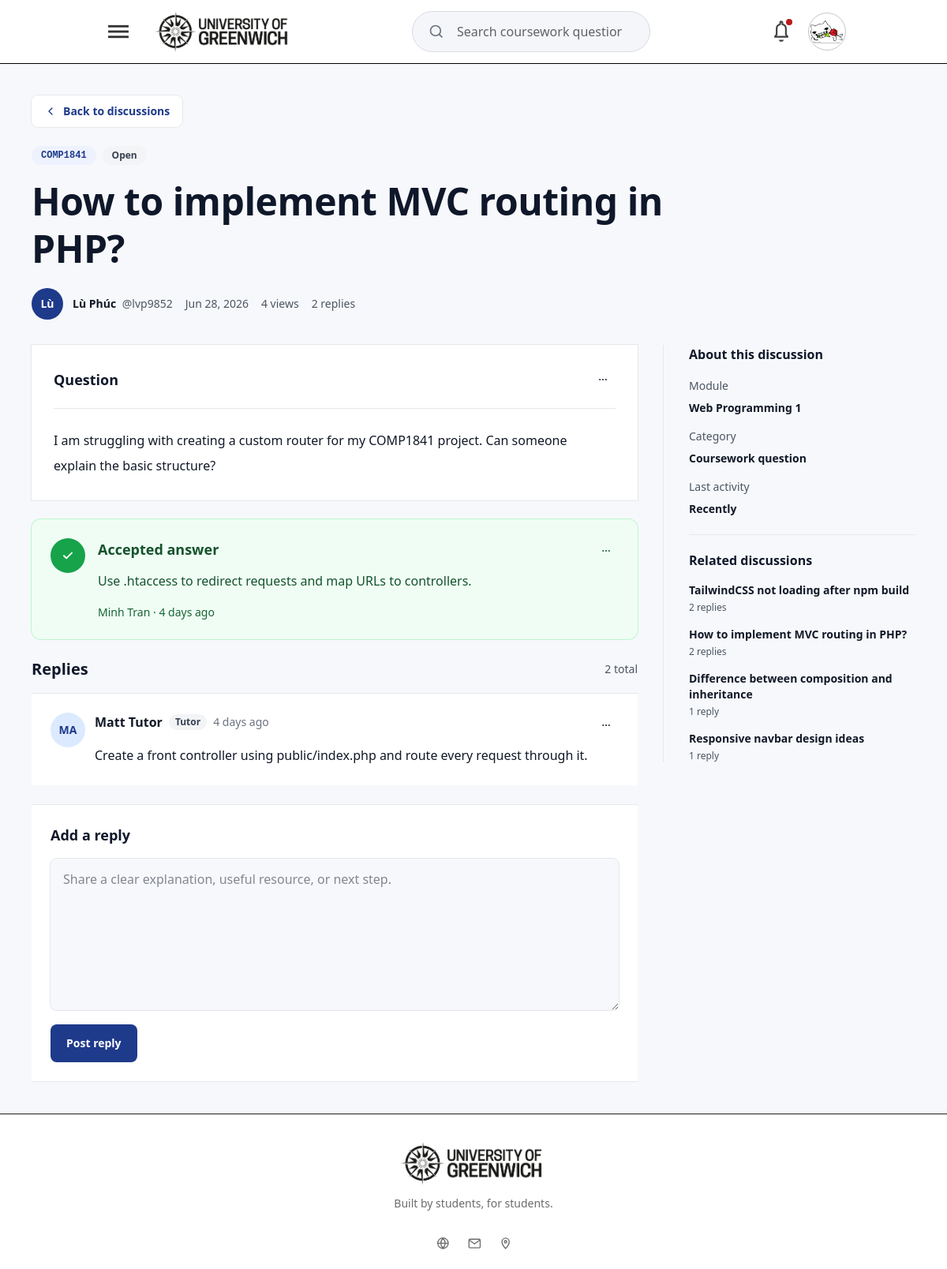
/discussions/how-to-implement-mvc-routing-in-php (signed in), run on the app's committed database.
### tables this page shows
CREATE TABLE `posts` (
  `id` int(11) NOT NULL AUTO_INCREMENT,
  `title` varchar(255) NOT NULL,
  `slug` varchar(255) DEFAULT NULL,
  `content` text NOT NULL,
  `status` enum('open','solved') DEFAULT 'open',
  `user_id` int(11) NOT NULL,
  `module_id` int(11) NOT NULL,
  `created_at` timestamp NOT NULL DEFAULT current_timestamp(),
  `updated_at` timestamp NULL DEFAULT NULL,
  `deleted_at` timestamp NULL DEFAULT NULL,
  PRIMARY KEY (`id`),
  UNIQUE KEY `slug` (`slug`),
  KEY `fk_posts_user` (`user_id`),
  KEY `fk_posts_module` (`module_id`),
  CONSTRAINT `fk_posts_module` FOREIGN KEY (`module_id`) REFERENCES `modules` (`id`) ON DELETE CASCADE,
  CONSTRAINT `fk_posts_user` FOREIGN KEY (`user_id`) REFERENCES `users` (`id`) ON DELETE CASCADE
);

CREATE TABLE `modules` (
  `id` int(11) NOT NULL AUTO_INCREMENT,
  `module_code` varchar(20) NOT NULL,
  `module_name` varchar(150) NOT NULL,
  `description` text DEFAULT NULL,
  `created_at` timestamp NOT NULL DEFAULT current_timestamp(),
  `updated_at` timestamp NULL DEFAULT NULL,
  PRIMARY KEY (`id`),
  UNIQUE KEY `module_code` (`module_code`)
);

CREATE TABLE `replies` (
  `id` int(11) NOT NULL AUTO_INCREMENT,
  `post_id` int(11) NOT NULL,
  `user_id` int(11) NOT NULL,
  `content` text NOT NULL,
  `is_accepted` tinyint(1) DEFAULT 0,
  `created_at` timestamp NOT NULL DEFAULT current_timestamp(),
  `updated_at` timestamp NULL DEFAULT NULL,
  `deleted_at` timestamp NULL DEFAULT NULL,
  PRIMARY KEY (`id`),
  KEY `fk_replies_post` (`post_id`),
  KEY `fk_replies_user` (`user_id`),
  CONSTRAINT `fk_replies_post` FOREIGN KEY (`post_id`) REFERENCES `posts` (`id`) ON DELETE CASCADE,
  CONSTRAINT `fk_replies_user` FOREIGN KEY (`user_id`) REFERENCES `users` (`id`) ON DELETE CASCADE
);

### app/Views/discussions/show.php (the view, shortened to what the rows shown need)
<?php
$discussion = $discussion ?? [];
$replies = $replies ?? [];
$relatedDiscussions = $relatedDiscussions ?? [];
$statusTone = (string) ($discussion['status_tone'] ?? 'neutral');
$replyCount = (int) ($discussion['replies'] ?? count($replies));
$isLoggedIn = $isLoggedIn ?? false;
$acceptedReply = null;
$threadReplies = [];
foreach ($replies as $reply) {
    if (!empty($reply['is_accepted']) && $acceptedReply === null) {
        $acceptedReply = $reply;
        continue;
    }
    $threadReplies[] = $reply;
}
?>
<section
    class="box-border min-h-screen bg-[#F7F8FB] px-4 py-8 font-sans text-[#111827] sm:px-6 lg:px-10 lg:py-10">
    <div class="mx-auto flex max-w-[1180px] flex-col gap-8">
        <header class="max-w-4xl">
            <a href="<?= htmlspecialchars((string) ($discussion['back_url'] ?? BASE_URL . '/discussions'), ENT_QUOTES, 'UTF-8') ?>"
                class="inline-flex min-h-10 items-center gap-2 rounded-lg bg-white px-4 text-sm font-semibold text-[#1E3A8A] ring-1 ring-[#E5E7EB] transition duration-200 hover:bg-[#EEF2FF] focus-visible:outline-2 focus-visible:outline-offset-2 focus-visible:outline-[#1E3A8A]">
                <svg viewBox="0 0 20 20" class="size-4 shrink-0" fill="none" aria-hidden="true">
                    <path d="M12.5 5 7.5 10l5 5" stroke="currentColor" stroke-width="1.7" stroke-linecap="round"
                        stroke-linejoin="round" />
                </svg>
                Back to discussions
            </a>
            <div class="mt-6 flex flex-wrap gap-2">
                <a href="<?= htmlspecialchars((string) ($discussion['module_url'] ?? BASE_URL . '/discussions'), ENT_QUOTES, 'UTF-8') ?>"
                    class="inline-flex max-w-full items-center rounded-full bg-[#EEF2FF] px-3 py-1 font-mono text-xs font-semibold text-[#1E3A8A] transition duration-200 hover:bg-[#DBEAFE] focus-visible:outline-2 focus-visible:outline-offset-2 focus-visible:outline-[#1E3A8A]">
                    <span
                        class="truncate"><?= htmlspecialchars((string) ($discussion['module'] ?? 'MODULE'), ENT_QUOTES, 'UTF-8') ?></span>
                </a>
                <span
                    class="inline-flex items-center gap-1 rounded-full px-3 py-1 text-xs font-semibold <?= $statusTone === 'green' ? 'bg-[#DCFCE7] text-[#166534]' : 'bg-[#F3F4F6] text-[#374151]' ?>">
                </span>
            </div>
            <h1 class="mt-4 text-3xl font-semibold leading-tight tracking-[-0.01em] text-[#0F172A] [overflow-wrap:anywhere] sm:text-5xl"
                dir="auto">
                <?= htmlspecialchars((string) ($discussion['title'] ?? 'Untitled question'), ENT_QUOTES, 'UTF-8') ?>
            </h1>
            <div class="mt-5 flex flex-wrap items-center gap-4 text-sm leading-6 text-[#4B5563]">
                <span class="inline-flex min-w-0 items-center gap-3">
                </span>
                <span><?= htmlspecialchars((string) ($discussion['created_at'] ?? 'Recently'), ENT_QUOTES, 'UTF-8') ?></span>
                <span><?= htmlspecialchars((string) ($discussion['views'] ?? '0'), ENT_QUOTES, 'UTF-8') ?> views</span>
                <span><?= htmlspecialchars((string) $replyCount, ENT_QUOTES, 'UTF-8') ?>
                    <?= $replyCount === 1 ? 'reply' : 'replies' ?></span>
            </div>
        </header>
        <div class="grid gap-8 lg:grid-cols-[minmax(0,1fr)_320px]">
            <div class="flex min-w-0 flex-col gap-6">
                <article class="bg-white p-5 ring-1 ring-[#E5E7EB] sm:p-7"
                    aria-labelledby="question-content-heading">
                    <div class="flex flex-wrap items-center justify-between gap-3 border-b border-[#E5E7EB] pb-5">
                        <h2 id="question-content-heading" class="text-lg font-semibold text-[#0F172A]">Question</h2>
                        <div class="relative" data-action-menu>
                        </div>
                    </div>
                    <div class="mt-6 max-w-[72ch] whitespace-pre-line text-base leading-8 text-[#111827] [overflow-wrap:anywhere]"
                        dir="auto"><?= htmlspecialchars((string) ($discussion['content'] ?? ''), ENT_QUOTES, 'UTF-8') ?></div>
                </article>
                <?php if ($acceptedReply !== null): ?>
                <section id="reply-<?= htmlspecialchars((string) ($acceptedReply['id'] ?? 0), ENT_QUOTES, 'UTF-8') ?>"
                    class="rounded-xl bg-[#F0FDF4] p-5 ring-1 ring-[#BBF7D0] sm:p-6"
                    aria-labelledby="accepted-answer-heading">
                    <div class="flex items-start gap-4">
                        <span
                            class="flex size-11 shrink-0 items-center justify-center rounded-full bg-[#16A34A] text-white"
                            aria-hidden="true">
                            <svg viewBox="0 0 20 20" class="size-5" fill="none">
                                <path d="m5 10.3 3.1 3.1L15 6.6" stroke="currentColor" stroke-width="2"
                                    stroke-linecap="round" stroke-linejoin="round" />
                            </svg>
                        </span>
                        <div class="min-w-0 flex-1">
                            <div class="flex flex-wrap items-start justify-between gap-3">
                                <h2 id="accepted-answer-heading" class="text-lg font-semibold text-[#14532D]">Accepted
                                    answer</h2>
                                <?php
                                $replyActionTone = 'accepted';
                                include __DIR__ . '/reply_actions.php';
                                ?>
                            </div>
                            <p class="mt-2 whitespace-pre-line text-base leading-7 text-[#14532D] [overflow-wrap:anywhere]"
                                dir="auto"><?= htmlspecialchars((string) ($acceptedReply['content'] ?? ''), ENT_QUOTES, 'UTF-8') ?></p>
                            <p class="mt-4 text-sm font-medium text-[#166534]">
                                <?= htmlspecialchars((string) ($acceptedReply['author'] ?? 'Student'), ENT_QUOTES, 'UTF-8') ?>
                                &middot;
                                <?= htmlspecialchars((string) ($acceptedReply['created_at'] ?? 'Recently'), ENT_QUOTES, 'UTF-8') ?>
                            </p>
                        </div>
                    </div>
                </section>
                <?php endif; ?>
                <section class="flex flex-col gap-4" id="replies" aria-labelledby="replies-heading">
                    <div class="flex items-center justify-between gap-3">
                        <h2 id="replies-heading" class="text-xl font-semibold text-[#0F172A]">Replies</h2>
                    </div>
                    <?php if (!empty($threadReplies)): ?>
                    <?php foreach ($threadReplies as $reply): ?>
                    <article id="reply-<?= htmlspecialchars((string) ($reply['id'] ?? 0), ENT_QUOTES, 'UTF-8') ?>"
                        class="grid gap-3 border-t border-[#e6e8ec] bg-white p-5 sm:grid-cols-[44px_minmax(0,1fr)] sm:p-6">
                        <span
                            class="flex size-11 items-center justify-center rounded-full bg-[#DBEAFE] text-sm font-semibold text-[#1E3A8A]"
                            aria-hidden="true">
                            <?= htmlspecialchars((string) ($reply['avatar'] ?? 'S'), ENT_QUOTES, 'UTF-8') ?>
                        </span>
                        <div class="min-w-0">
                            <div class="flex flex-wrap items-start justify-between gap-3">
                                <div class="flex flex-wrap items-center gap-x-2 gap-y-1">
                                    <h3 class="font-semibold text-[#111827] [overflow-wrap:anywhere]" dir="auto">
                                        <?= htmlspecialchars((string) ($reply['author'] ?? 'Student'), ENT_QUOTES, 'UTF-8') ?>
                                    </h3>
                                    <span
                                        class="rounded-full bg-[#F3F4F6] px-2 py-0.5 text-xs font-semibold text-[#374151]">
                                        <?= htmlspecialchars((string) ($reply['role'] ?? 'Student'), ENT_QUOTES, 'UTF-8') ?>
                                    </span>
                                    <span class="text-sm text-[#6B7280]">
                                        <?= htmlspecialchars((string) ($reply['created_at'] ?? 'Recently'), ENT_QUOTES, 'UTF-8') ?>
                                    </span>
                                </div>
                                <?php
                                $replyActionTone = 'default';
                                include __DIR__ . '/reply_actions.php';
                                ?>
                            </div>
                            <p class="mt-2 whitespace-pre-line text-base leading-7 text-[#111827] [overflow-wrap:anywhere]"
                                dir="auto"><?= htmlspecialchars((string) ($reply['content'] ?? ''), ENT_QUOTES, 'UTF-8') ?></p>
                        </div>
                    </article>
                    <?php endforeach; ?>
                    <?php endif; ?>
                </section>
                <section id="reply-editor" class="border-y border-[#e6e8ec] bg-white p-5 sm:p-6"
                    aria-labelledby="reply-editor-heading">
                    <?php if ($isLoggedIn): ?>
                    <h2 id="reply-editor-heading" class="text-lg font-semibold text-[#0F172A]">Add a reply</h2>
                    <?php endif; ?>
                </section>
            </div>
            <aside class="flex flex-col border-[#e6e8ec] lg:sticky lg:top-28 lg:self-start lg:border-l lg:pl-8" aria-label="Discussion sidebar">
                <section class="border-b border-[#e6e8ec] pb-5"
                    aria-labelledby="about-discussion-heading">
                    <h2 id="about-discussion-heading" class="text-base font-semibold text-[#0F172A]">About this
                        discussion</h2>
                    <dl class="mt-4 grid gap-3 text-sm leading-6">
                        <div>
                            <dt class="font-medium text-[#4B5563]">Module</dt>
                            <dd class="mt-1 font-semibold text-[#111827] [overflow-wrap:anywhere]">
                                <?= htmlspecialchars((string) ($discussion['module_name'] ?? 'Module discussion'), ENT_QUOTES, 'UTF-8') ?>
                            </dd>
                        </div>
                    </dl>
                </section>
                <section class="pt-5"
                    aria-labelledby="related-discussions-heading">
                    <h2 id="related-discussions-heading" class="text-base font-semibold text-[#0F172A]">Related
                        discussions</h2>
                    <div class="mt-4 grid gap-4">
                        <?php if (!empty($relatedDiscussions)): ?>
                        <?php foreach ($relatedDiscussions as $related): ?>
                        <a href="<?= htmlspecialchars((string) ($related['url'] ?? '#'), ENT_QUOTES, 'UTF-8') ?>"
                            class="block rounded-md transition duration-200 hover:text-[#1E3A8A] focus-visible:outline-2 focus-visible:outline-offset-2 focus-visible:outline-[#1E3A8A]">
                            <span class="block text-sm font-semibold leading-5 text-[#111827] [overflow-wrap:anywhere]"
                                dir="auto">
                                <?= htmlspecialchars((string) ($related['title'] ?? 'Untitled discussion'), ENT_QUOTES, 'UTF-8') ?>
                            </span>
                            <span class="mt-1 block text-xs font-medium text-[#4B5563]">
                                <?= htmlspecialchars((string) ($related['replies'] ?? 0), ENT_QUOTES, 'UTF-8') ?>
                                <?= ((int) ($related['replies'] ?? 0)) === 1 ? 'reply' : 'replies' ?>
                            </span>
                        </a>
                        <?php endforeach; ?>
                        <?php else: ?>
                        <p class="text-sm leading-6 text-[#4B5563]">Similar questions will appear as more discussions become active.</p>
                        <?php endif; ?>
                    </div>
                </section>
            </aside>
        </div>
    </div>
</section>

### app/Views/discussions/reply_actions.php (shortened to what the rows shown need)
<?php
$replyAction = $replyAction ?? [];
$replyActionTone = (string) ($replyActionTone ?? 'default');
$canEditReplyAction = !empty($replyAction['can_edit']);
$canDeleteReplyAction = !empty($replyAction['can_delete']);
$isAcceptedReplyAction = $replyActionTone === 'accepted';
if ($canEditReplyAction || $canDeleteReplyAction):
    $buttonClass = $isAcceptedReplyAction
        ? 'text-[#14532D] hover:bg-white/80 hover:text-[#166534] aria-expanded:bg-white aria-expanded:text-[#166534] focus-visible:outline-[#166534]'
        : 'text-[#111827] hover:bg-[#F3F4F6] hover:text-[#1E3A8A] aria-expanded:bg-[#F3F4F6] aria-expanded:text-[#1E3A8A] focus-visible:outline-[#1E3A8A]';
?>
<div class="relative" data-action-menu>
    <button type="button"
        class="inline-flex size-8 items-center justify-center rounded-full transition duration-150 aria-expanded:-translate-y-0.5 focus-visible:outline-2 focus-visible:outline-offset-2 <?= $buttonClass ?>"
        aria-label="Open reply actions" aria-haspopup="menu" aria-expanded="false" data-action-menu-button>
        <svg viewBox="0 0 20 20" class="size-4" fill="none" aria-hidden="true">
            <path d="M5.2 10h.01M10 10h.01M14.8 10h.01" stroke="currentColor" stroke-width="2.4"
                stroke-linecap="round" />
        </svg>
    </button>
</div>
<?php
endif;
?>

### data on the page
posts: module.module_code "COMP1841", title "How to implement MVC routing in PHP?", content "I am struggling with creating a custom router for my COMP1841 project. Can someone explain the basic structure?", module.module_name "Web Programming 1", replies "2"
replies: content "Use .htaccess to redirect requests and map URLs to controllers."
replies: avatar "MA", author "Matt Tutor", role "Tutor", created_at "4 days ago", content "Create a front controller using public/index.php and route every request through it."
posts: title "TailwindCSS not loading after npm build", replies "2"
posts: title "Difference between composition and inheritance", replies "1", shows "reply"
posts: title "Responsive navbar design ideas", replies "1", shows "reply"

### other printed values
$discussion['status'] "Open"
$discussion['avatar'] "Lù"
$discussion['author'] "Lù Phúc"
$discussion['author_handle'] "@lvp9852"
$discussion['created_at'] "Jun 28, 2026"
$discussion['views'] "4"
$replyCount "2"
$acceptedReply['author'] "Minh Tran"
$acceptedReply['created_at'] "4 days ago"
$discussion['updated_at'] "Recently"
